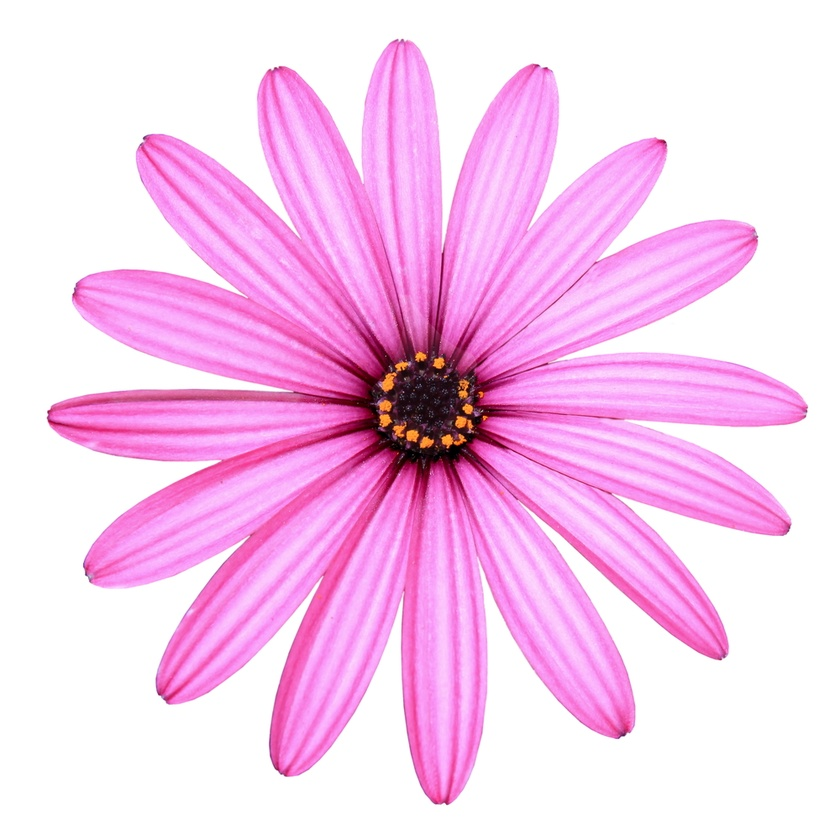
#> input picture image.jpg, 840 x 840 px, shrunk from 1000 x 1000 before the run
$ python ex1.py image.jpg
#> lines starting #> are read from the running program, lines starting #| are printed output that depends on the picture

import sys
from PIL import Image
import matplotlib.pyplot as plt

def main():
    # בדיקה שהועבר שם קובץ
    if len(sys.argv) != 2:
        print("Usage: python ex01_01.py image.jpg")
        return

    image_path = sys.argv[1]

    # קריאת התמונה
    img = Image.open(image_path)
#> img is the input picture: PIL image 840x840 RGB; mean R, G, B 247.4, 203, 239.1

    # פירוק לערוצי צבע
    r, g, b = img.split()
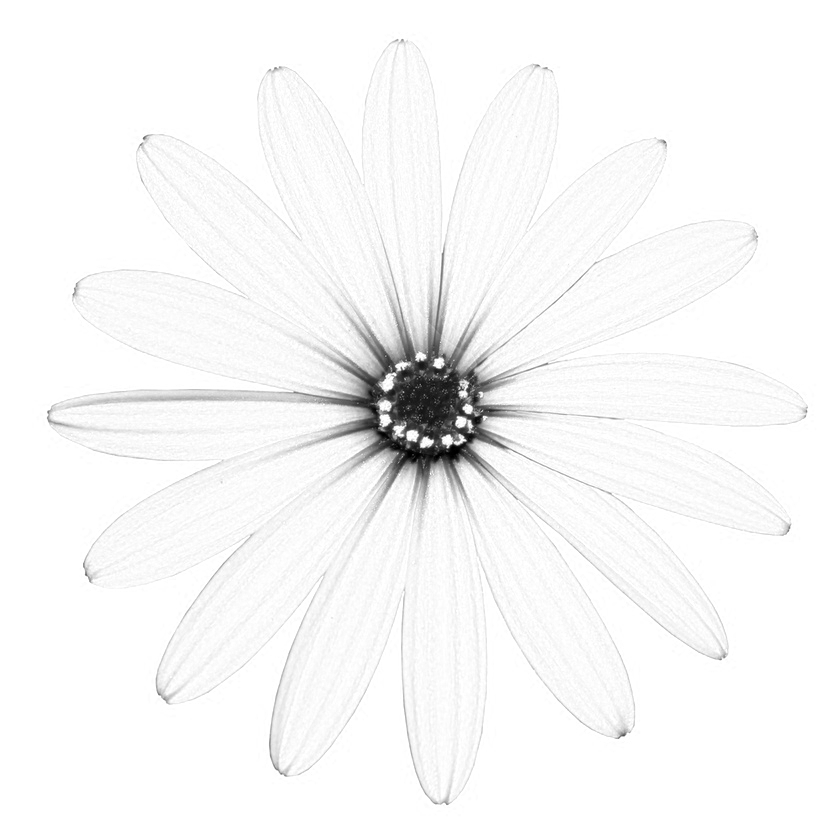
#> r: PIL image 840x840 L; min 0, max 255, mean 247.4
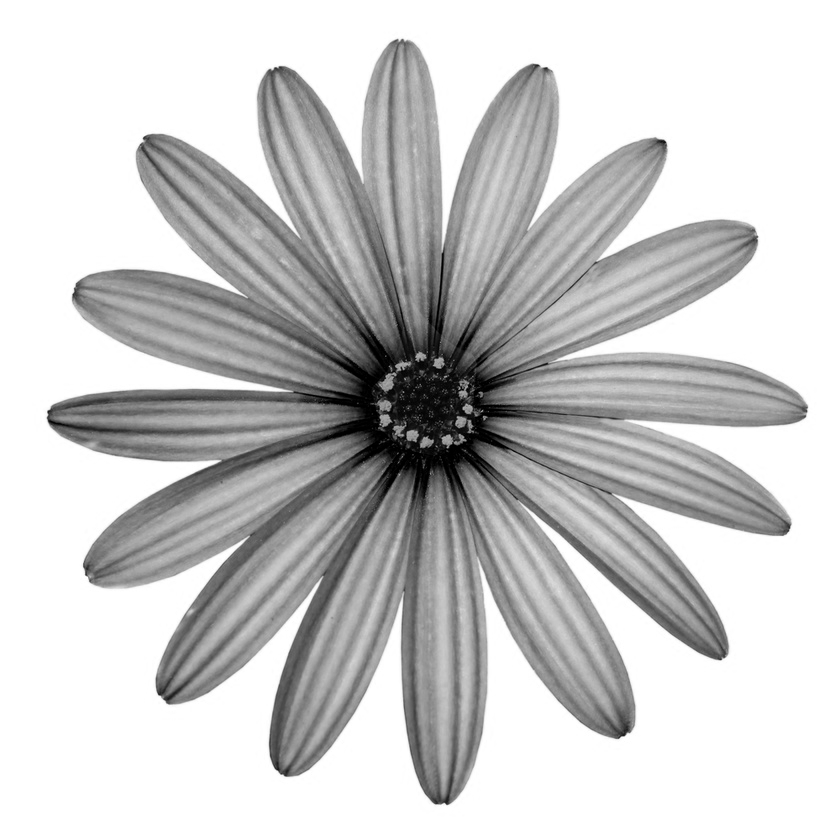
#> g: PIL image 840x840 L; min 0, max 255, mean 203
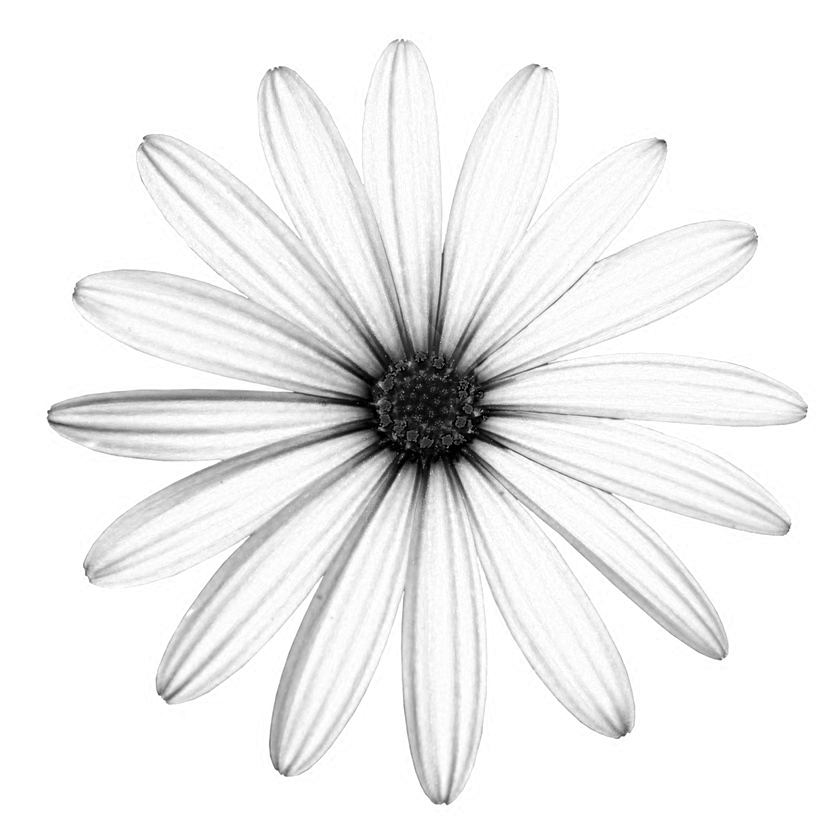
#> b: PIL image 840x840 L; min 0, max 255, mean 239.1

    # הצגת הערוצים
    plt.figure(figsize=(10, 4))

    plt.subplot(1, 3, 1)
    plt.imshow(r, cmap='Reds')
    plt.title("Red Channel")
    plt.axis('off')

    plt.subplot(1, 3, 2)
    plt.imshow(g, cmap='Greens')
    plt.title("Green Channel")
    plt.axis('off')

    plt.subplot(1, 3, 3)
    plt.imshow(b, cmap='Blues')
    plt.title("Blue Channel")
    plt.axis('off')

    plt.show()
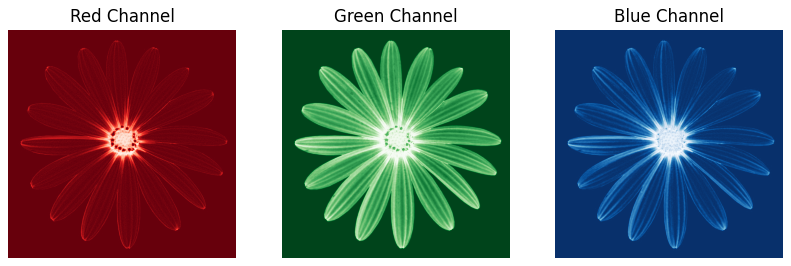
#> figure drawn by matplotlib, 3 panels

if __name__ == "__main__":
    main()
